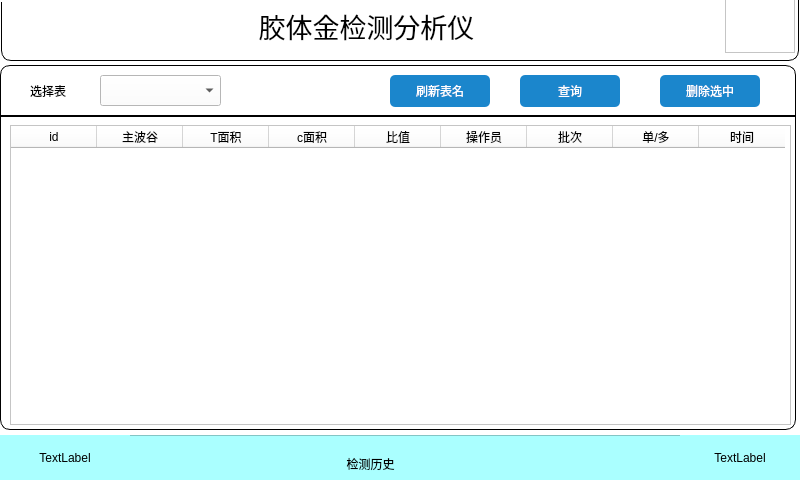
<?xml version="1.0" encoding="UTF-8"?>
<ui version="4.0">
 <class>Form</class>
 <widget class="QWidget" name="Form">
  <property name="geometry">
   <rect>
    <x>0</x>
    <y>0</y>
    <width>800</width>
    <height>480</height>
   </rect>
  </property>
  <property name="windowTitle">
   <string>Form</string>
  </property>
  <property name="styleSheet">
   <string notr="true">background-color:rgb(255, 255, 255)</string>
  </property>
  <widget class="QFrame" name="top">
   <property name="geometry">
    <rect>
     <x>1</x>
     <y>-10</y>
     <width>798</width>
     <height>71</height>
    </rect>
   </property>
   <property name="styleSheet">
    <string notr="true">QWidget#top{

border: 1px solid black;
border-radius: 10px;
}
</string>
   </property>
   <property name="frameShape">
    <enum>QFrame::StyledPanel</enum>
   </property>
   <property name="frameShadow">
    <enum>QFrame::Raised</enum>
   </property>
   <widget class="QLabel" name="label">
    <property name="geometry">
     <rect>
      <x>130</x>
      <y>20</y>
      <width>471</width>
      <height>31</height>
     </rect>
    </property>
    <property name="font">
     <font>
      <family>AcadEref</family>
      <pointsize>20</pointsize>
     </font>
    </property>
    <property name="text">
     <string>胶体金检测分析仪</string>
    </property>
    <property name="alignment">
     <set>Qt::AlignCenter</set>
    </property>
   </widget>
   <widget class="QFrame" name="backBtn">
    <property name="geometry">
     <rect>
      <x>724</x>
      <y>2</y>
      <width>70</width>
      <height>61</height>
     </rect>
    </property>
    <property name="frameShape">
     <enum>QFrame::StyledPanel</enum>
    </property>
    <property name="frameShadow">
     <enum>QFrame::Raised</enum>
    </property>
   </widget>
  </widget>
  <widget class="QFrame" name="under">
   <property name="geometry">
    <rect>
     <x>0</x>
     <y>435</y>
     <width>800</width>
     <height>51</height>
    </rect>
   </property>
   <property name="styleSheet">
    <string notr="true">background-color:rgb(170, 255, 255)</string>
   </property>
   <property name="frameShape">
    <enum>QFrame::StyledPanel</enum>
   </property>
   <property name="frameShadow">
    <enum>QFrame::Raised</enum>
   </property>
   <widget class="QLabel" name="label_13">
    <property name="geometry">
     <rect>
      <x>240</x>
      <y>14</y>
      <width>261</width>
      <height>31</height>
     </rect>
    </property>
    <property name="text">
     <string>检测历史</string>
    </property>
    <property name="alignment">
     <set>Qt::AlignCenter</set>
    </property>
    <property name="textInteractionFlags">
     <set>Qt::TextBrowserInteraction</set>
    </property>
   </widget>
   <widget class="QLabel" name="dateLabel">
    <property name="geometry">
     <rect>
      <x>0</x>
      <y>0</y>
      <width>130</width>
      <height>45</height>
     </rect>
    </property>
    <property name="text">
     <string>TextLabel</string>
    </property>
    <property name="alignment">
     <set>Qt::AlignCenter</set>
    </property>
   </widget>
   <widget class="QLabel" name="timeLabel">
    <property name="geometry">
     <rect>
      <x>680</x>
      <y>0</y>
      <width>120</width>
      <height>45</height>
     </rect>
    </property>
    <property name="text">
     <string>TextLabel</string>
    </property>
    <property name="alignment">
     <set>Qt::AlignCenter</set>
    </property>
   </widget>
  </widget>
  <widget class="QFrame" name="frame">
   <property name="geometry">
    <rect>
     <x>0</x>
     <y>65</y>
     <width>796</width>
     <height>365</height>
    </rect>
   </property>
   <property name="styleSheet">
    <string notr="true">QWidget#frame{

border: 1px solid black;
border-radius: 10px;
}
</string>
   </property>
   <property name="frameShape">
    <enum>QFrame::StyledPanel</enum>
   </property>
   <property name="frameShadow">
    <enum>QFrame::Raised</enum>
   </property>
   <widget class="QPushButton" name="refresh_btn">
    <property name="geometry">
     <rect>
      <x>390</x>
      <y>10</y>
      <width>100</width>
      <height>32</height>
     </rect>
    </property>
    <property name="styleSheet">
     <string notr="true">background-color:rgb(27, 134, 204);
color:rgb(255,255,255);
border-radius: 5px; 
        </string>
    </property>
    <property name="text">
     <string>刷新表名</string>
    </property>
   </widget>
   <widget class="QFrame" name="frame_9">
    <property name="geometry">
     <rect>
      <x>0</x>
      <y>50</y>
      <width>804</width>
      <height>2</height>
     </rect>
    </property>
    <property name="styleSheet">
     <string notr="true">

border: 1px solid black;
border-radius: 10px;
</string>
    </property>
    <property name="frameShape">
     <enum>QFrame::HLine</enum>
    </property>
    <property name="frameShadow">
     <enum>QFrame::Raised</enum>
    </property>
   </widget>
   <widget class="QComboBox" name="table_combo">
    <property name="geometry">
     <rect>
      <x>100</x>
      <y>10</y>
      <width>121</width>
      <height>31</height>
     </rect>
    </property>
   </widget>
   <widget class="QLabel" name="label_3">
    <property name="geometry">
     <rect>
      <x>30</x>
      <y>20</y>
      <width>54</width>
      <height>12</height>
     </rect>
    </property>
    <property name="text">
     <string>选择表</string>
    </property>
   </widget>
   <widget class="QTableWidget" name="table">
    <property name="geometry">
     <rect>
      <x>10</x>
      <y>60</y>
      <width>781</width>
      <height>300</height>
     </rect>
    </property>
    <property name="styleSheet">
     <string notr="true">QWidget#frame{

border: 1px solid black;
border-radius: 10px;
}
</string>
    </property>
    <attribute name="horizontalHeaderCascadingSectionResizes">
     <bool>false</bool>
    </attribute>
    <attribute name="horizontalHeaderMinimumSectionSize">
     <number>2</number>
    </attribute>
    <attribute name="horizontalHeaderDefaultSectionSize">
     <number>86</number>
    </attribute>
    <attribute name="horizontalHeaderHighlightSections">
     <bool>false</bool>
    </attribute>
    <attribute name="verticalHeaderVisible">
     <bool>true</bool>
    </attribute>
    <attribute name="verticalHeaderDefaultSectionSize">
     <number>41</number>
    </attribute>
    <attribute name="verticalHeaderHighlightSections">
     <bool>true</bool>
    </attribute>
    <column>
     <property name="text">
      <string>id</string>
     </property>
    </column>
    <column>
     <property name="text">
      <string>主波谷</string>
     </property>
    </column>
    <column>
     <property name="text">
      <string>T面积</string>
     </property>
    </column>
    <column>
     <property name="text">
      <string>c面积</string>
     </property>
    </column>
    <column>
     <property name="text">
      <string>比值</string>
     </property>
    </column>
    <column>
     <property name="text">
      <string>操作员</string>
     </property>
    </column>
    <column>
     <property name="text">
      <string>批次</string>
     </property>
    </column>
    <column>
     <property name="text">
      <string>单/多</string>
     </property>
    </column>
    <column>
     <property name="text">
      <string>时间</string>
     </property>
    </column>
   </widget>
   <widget class="QPushButton" name="query_btn">
    <property name="geometry">
     <rect>
      <x>520</x>
      <y>10</y>
      <width>100</width>
      <height>32</height>
     </rect>
    </property>
    <property name="styleSheet">
     <string notr="true">background-color:rgb(27, 134, 204);
color:rgb(255,255,255);
border-radius: 5px; 
        </string>
    </property>
    <property name="text">
     <string>查询</string>
    </property>
   </widget>
   <widget class="QPushButton" name="delete_btn">
    <property name="geometry">
     <rect>
      <x>660</x>
      <y>10</y>
      <width>100</width>
      <height>32</height>
     </rect>
    </property>
    <property name="styleSheet">
     <string notr="true">background-color:rgb(27, 134, 204);
color:rgb(255,255,255);
border-radius: 5px; 
        </string>
    </property>
    <property name="text">
     <string>删除选中</string>
    </property>
   </widget>
  </widget>
  <widget class="QWidget" name="layoutWidget">
   <property name="geometry">
    <rect>
     <x>0</x>
     <y>0</y>
     <width>2</width>
     <height>2</height>
    </rect>
   </property>
   <layout class="QVBoxLayout" name="verticalLayout"/>
  </widget>
 </widget>
 <resources>
  <include location="../img/img.qrc"/>
 </resources>
 <connections/>
</ui>
